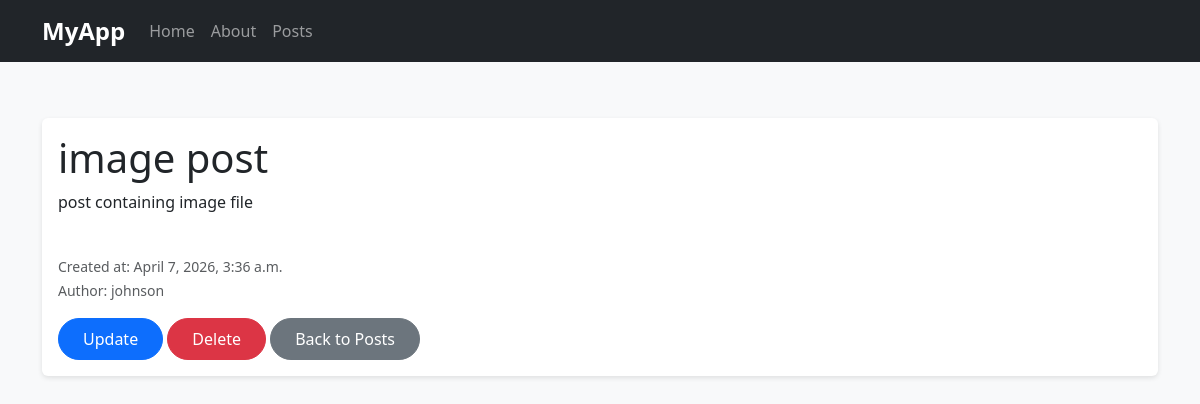
The page /posts/7 (signed in) on the database its author committed.
### asdf/models.py (models this page shows)
class Post(models.Model):
    title = models.CharField(max_length=50)
    body = models.TextField()
    created_at = models.DateTimeField(auto_now_add=True)
    author = models.ForeignKey(User, on_delete=models.CASCADE)
    image = models.ImageField(upload_to="posts/", blank=True, null=True)

### asdf/views.py (the view)
# urls.py: path("posts/<int:id>", views.post_details, name="post_details"),
@login_required
def post_details(request, id):
    post = get_object_or_404(Post, id=id)
    return render(request, "asdf/post_details.html", {"post": post})

### asdf/templates/asdf/post_details.html (shortened to what this page needs)
{% extends 'asdf/base.html' %}
{% block content %}
<div class="container mt-4">
    <div class="card">
        <div class="card-body">
            <h1 class="card-title">{{ post.title }}</h1>
            <p class="card-text">{{ post.body }}</p>
            <p class="card-text">
                <small class="text-muted">Created at: {{ post.created_at }}</small><br>
                <small class="text-muted">Author: {{ post.author }}</small>
            </p>
            <a href="{% url 'update_post' post.id %}" class="btn btn-primary">Update</a>
            <a href="{% url 'delete_post' post.id %}" class="btn btn-danger">Delete</a>
            <a href="{% url 'posts' %}" class="btn btn-secondary">Back to Posts</a>
        </div>
    </div>
</div>
{% endblock %}

### asdf/static/asdf/style.css (style rules this page uses)
body { background-color: #f8f9fa; font-family: 'Segoe UI', Tahoma, Geneva, Verdana, sans-serif; }
.card { transition: transform 0.2s ease, box-shadow 0.2s ease; border: none; box-shadow: 0 2px 5px rgba(0,0,0,0.1); }
.btn { border-radius: 30px; padding: 0.5rem 1.5rem; }

### rows shown on the page
Post: title "image post", body "post containing image file", created_at "April 7, 2026, 3:36 a.m.", author "johnson"
